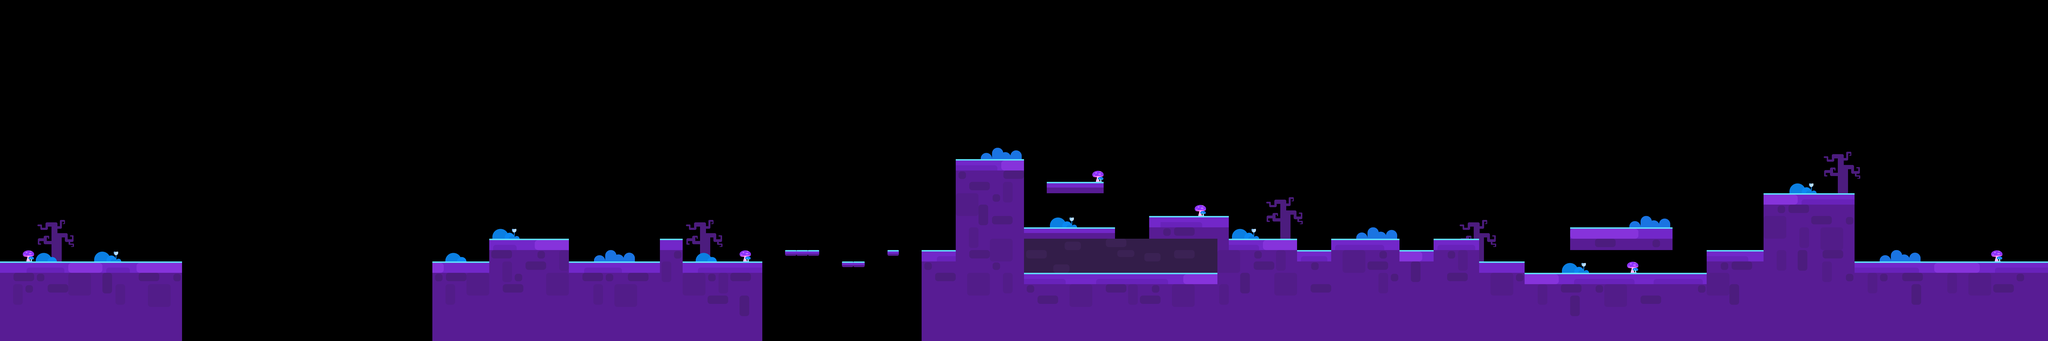

Rendered tile map (Tiled .tmx) drawn with the repository's tilesets; below, a short description and the map source with its tile grids summarised:
An orthogonal 180x30 tile map with 80x80 px tiles, 6 tile layers (zhuangshi02, dixing, dimian, dixingzhuangshi, ...).

<map version="1.0" orientation="orthogonal" renderorder="right-down" width="180" height="30" tilewidth="80" tileheight="80">
 <tileset firstgid="1" name="bj_3_1" tilewidth="80" tileheight="80">
  <image source="bj_3_1.png" width="1120" height="640" />
 </tileset>
 <layer name="zhuangshi02" width="180" height="30">
  <data>[5400 cells, 80 non-empty, 16 distinct tile ids]</data>
 </layer>
 <layer name="dixing" width="180" height="30">
  <data>[5400 cells, 1245 non-empty, 3 distinct tile ids]</data>
 </layer>
 <layer name="dimian" width="180" height="30">
  <data>[5400 cells, 172 non-empty, 2 distinct tile ids]</data>
 </layer>
 <layer name="dixingzhuangshi" width="180" height="30">
  <data>[5400 cells, 253 non-empty, 17 distinct tile ids]</data>
 </layer>
 <layer name="dimianzhuangshi" width="180" height="30">
  <data>[5400 cells, 124 non-empty, 5 distinct tile ids]</data>
 </layer>
 <layer name="zhuangshi01" width="180" height="30">
  <data>[5400 cells, 50 non-empty, 10 distinct tile ids]</data>
 </layer>
</map>
